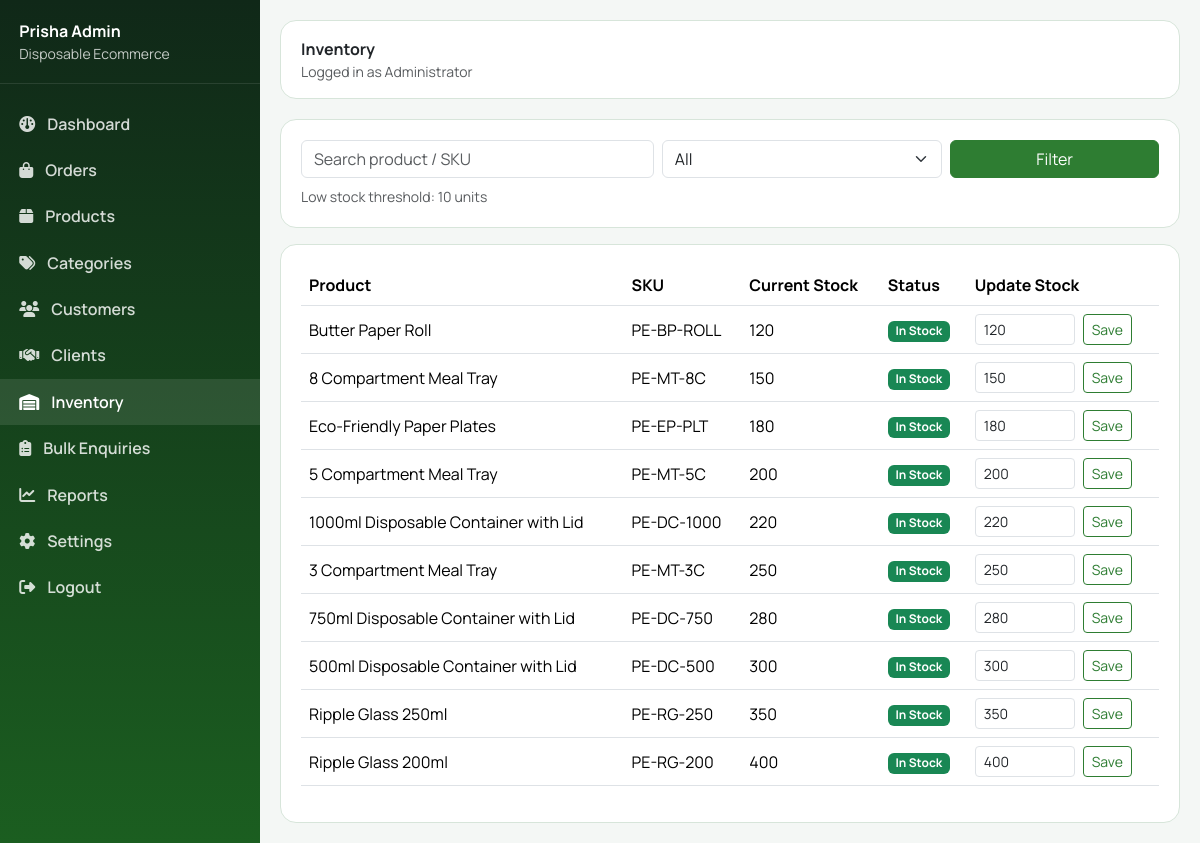
Before: /admin/inventory.php (signed in) with the older database file.
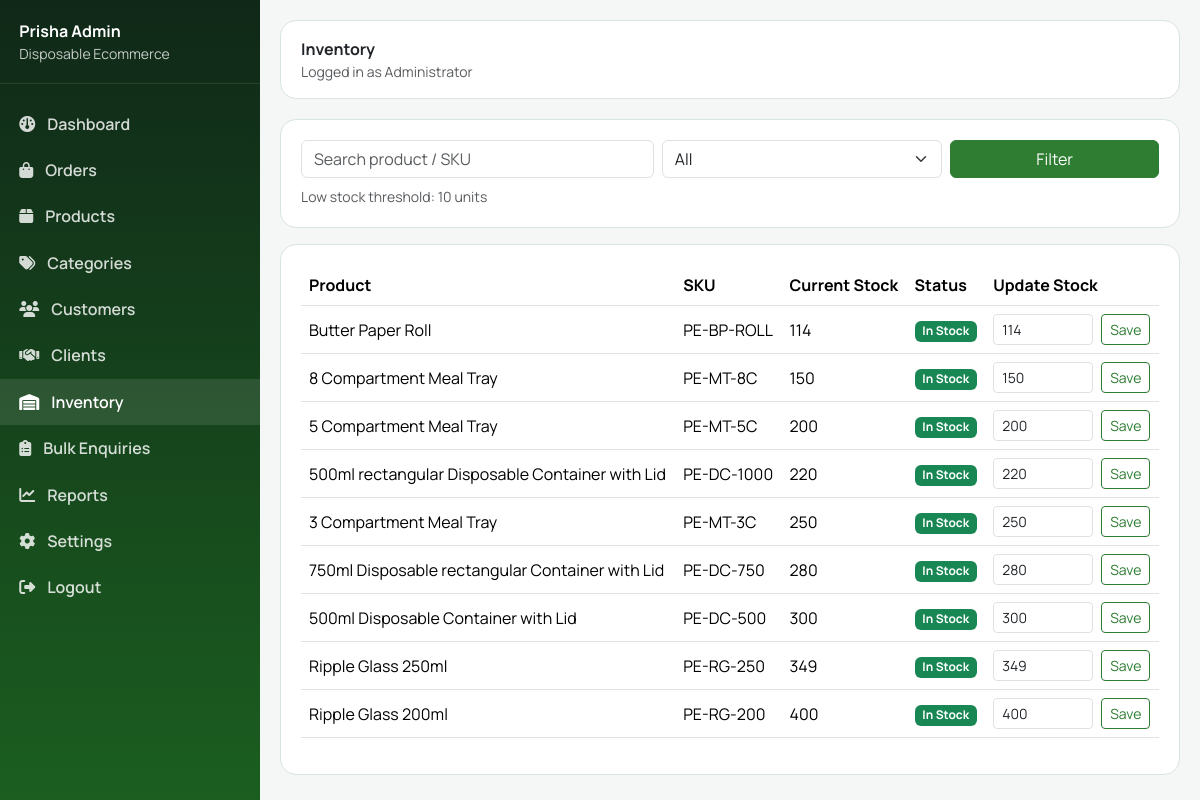
After: the same page with the newer database file.
### tables this page shows
CREATE TABLE `products` (
  `id` int(10) unsigned NOT NULL AUTO_INCREMENT,
  `category_id` int(10) unsigned NOT NULL,
  `name` varchar(200) NOT NULL,
  `slug` varchar(220) NOT NULL,
  `sku` varchar(50) NOT NULL,
  `description` text DEFAULT NULL,
  `short_description` varchar(500) DEFAULT NULL,
  `price` decimal(10,2) NOT NULL DEFAULT 0.00,
  `mrp` decimal(10,2) NOT NULL DEFAULT 0.00,
  `discount` decimal(5,2) NOT NULL DEFAULT 0.00,
  `gst` decimal(5,2) NOT NULL DEFAULT 18.00,
  `stock` int(11) NOT NULL DEFAULT 0,
  `pack_size` varchar(100) DEFAULT NULL,
  `image` varchar(255) DEFAULT NULL,
  `status` enum('Active','Inactive') NOT NULL DEFAULT 'Active',
  `featured` tinyint(1) NOT NULL DEFAULT 0,
  `created_at` timestamp NULL DEFAULT current_timestamp(),
  `updated_at` timestamp NULL DEFAULT current_timestamp() ON UPDATE current_timestamp(),
  PRIMARY KEY (`id`),
  UNIQUE KEY `uk_products_sku` (`sku`),
  UNIQUE KEY `uk_products_slug` (`slug`),
  KEY `idx_products_category_id` (`category_id`),
  KEY `idx_products_status` (`status`),
  KEY `idx_products_created_at` (`created_at`),
  CONSTRAINT `fk_products_category` FOREIGN KEY (`category_id`) REFERENCES `categories` (`id`) ON UPDATE CASCADE
);

### includes/functions.php (called while the page is built, shortened)
<?php
require_once __DIR__ . '/../config/database.php';
function e(?string $value): string
{
    return htmlspecialchars((string)$value, ENT_QUOTES | ENT_SUBSTITUTE, 'UTF-8');
}
function url(string $path = ''): string
{
    return BASE_URL . '/' . ltrim($path, '/');
}
function asset(string $path): string
{
    return url('assets/' . ltrim($path, '/'));
}
function &settings_cache(): array
{
    static $cache = [];
    return $cache;
}
function get_setting(string $key, ?string $default = null): ?string
{
    $cache = &settings_cache();
    try {
        $stmt = getDB()->prepare('SELECT setting_value FROM settings WHERE setting_key = ? LIMIT 1');
        $stmt->execute([$key]);
        $row = $stmt->fetch();
        $cache[$key] = $row ? (string)$row['setting_value'] : $default;
    } catch (Throwable $e) {
        error_log($e->getMessage());
        $cache[$key] = $default;
    }
    return $cache[$key];
}
function stock_label(int $stock, ?int $threshold = null): array
{
    $threshold = $threshold ?? (int)(get_setting('low_stock_threshold', '10') ?? 10);
    return ['label' => 'In Stock', 'class' => 'success'];
}

### config/database.php (called while the page is built, shortened)
<?php
function getDB(): PDO
{
    static $pdo = null;
    if ($pdo instanceof PDO) {
        return $pdo;
    }
    $dsn = 'mysql:host=' . DB_HOST . ';dbname=' . DB_NAME . ';charset=' . DB_CHARSET;
    $options = [
        PDO::ATTR_ERRMODE            => PDO::ERRMODE_EXCEPTION,
        PDO::ATTR_DEFAULT_FETCH_MODE => PDO::FETCH_ASSOC,
        PDO::ATTR_EMULATE_PREPARES   => false,
    ];
    try {
        $pdo = new PDO($dsn, DB_USER, DB_PASS, $options);
    } catch (PDOException $e) {
        error_log('Database connection failed: ' . $e->getMessage());
        http_response_code(500);
        if (php_sapi_name() !== 'cli') {
            include BASE_PATH . '/includes/error-500.php';
            exit;
        }
        throw $e;
    }
    return $pdo;
}

### admin/inventory.php (the view, shortened to what the changed rows need)
<?php
$pdo = getDB();
$threshold = (int)(get_setting('low_stock_threshold', '10') ?? 10);
$sql = "SELECT p.*, c.name AS category_name FROM products p LEFT JOIN categories c ON c.id = p.category_id WHERE 1=1";
$params = [];
$sql .= ' ORDER BY p.stock ASC, p.name ASC';
$stmt = $pdo->prepare($sql);
$stmt->execute($params);
$products = $stmt->fetchAll();
include __DIR__ . '/includes/header.php';
?>
<div class="admin-card">
  <div class="table-responsive">
    <table class="table align-middle">
      <thead><tr><th>Product</th><th>SKU</th><th>Current Stock</th><th>Status</th><th>Update Stock</th></tr></thead>
      <tbody>
        <?php foreach ($products as $p):
          $info = stock_label((int)$p['stock'], $threshold); ?>
          <tr>
            <td><?= e($p['name']) ?></td>
            <td><?= e($p['sku']) ?></td>
            <td><?= (int)$p['stock'] ?></td>
            <td><span class="badge text-bg-<?= e($info['class']) ?>"><?= e($info['label']) ?></span></td>
            <td>
              <form method="post" class="d-flex gap-2">
                <input type="number" name="stock" class="form-control form-control-sm" style="width:100px" value="<?= (int)$p['stock'] ?>" min="0">
                <button class="btn btn-sm btn-outline-success">Save</button>
              </form>
            </td>
          </tr>
        <?php endforeach; ?>
      </tbody>
    </table>
  </div>
</div>
<?php include __DIR__ . '/includes/footer.php'; ?>

### admin/includes/header.php (shortened to what the changed rows need)
<?php
$adminPage = $adminPage ?? '';
?>
<!DOCTYPE html>
<html lang="en">
<head>
  <link href="https://cdn.jsdelivr.net/npm/bootstrap@5.3.3/dist/css/bootstrap.min.css" rel="stylesheet">
  <link href="https://cdnjs.cloudflare.com/ajax/libs/font-awesome/6.5.2/css/all.min.css" rel="stylesheet">
  <link href="<?= e(asset('css/admin.css')) ?>" rel="stylesheet">
</head>
<body class="admin-body">
<div class="admin-wrap">
  <aside class="admin-sidebar" id="adminSidebar">
    <div class="brand">
      <strong>Prisha Admin</strong>
      <div class="small opacity-75">Disposable Ecommerce</div>
    </div>
    <?php
    $links = [
      'dashboard.php' => ['Dashboard', 'fa-gauge'],
      'orders.php' => ['Orders', 'fa-bag-shopping'],
      'products.php' => ['Products', 'fa-box'],
      'categories.php' => ['Categories', 'fa-tags'],
      'customers.php' => ['Customers', 'fa-users'],
      'clients.php' => ['Clients', 'fa-handshake'],
      'inventory.php' => ['Inventory', 'fa-warehouse'],
      'bulk-enquiries.php' => ['Bulk Enquiries', 'fa-clipboard-list'],
      'reports.php' => ['Reports', 'fa-chart-line'],
      'settings.php' => ['Settings', 'fa-gear'],
      'logout.php' => ['Logout', 'fa-right-from-bracket'],
    ];
    foreach ($links as $file => [$label, $icon]):
      $active = ($adminPage === $file || basename($_SERVER['PHP_SELF']) === $file) ? 'active' : '';
    ?>
      <a class="<?= $active ?>" href="<?= e(url('admin/' . $file)) ?>"><i class="fa-solid <?= e($icon) ?>"></i><?= e($label) ?></a>
    <?php endforeach; ?>
  </aside>
  <div class="admin-content">

Changed rows visible on the page:
removed products: name "Eco-Friendly Paper Plates", sku "PE-EP-PLT", stock "180", stock "In Stock"
changed products "Butter Paper Roll": stock "120" → "114"
changed products "PE-DC-1000": name "1000ml Disposable Container with Lid" → "500ml rectangular Disposable Container with Lid"
changed products "PE-DC-750": name "750ml Disposable Container with Lid" → "750ml Disposable rectangular Container with Lid"
changed products "Ripple Glass 250ml": stock "350" → "349"
